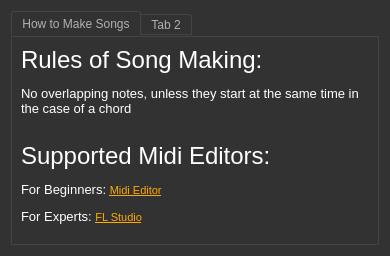
<?xml version="1.0" encoding="UTF-8"?>
<ui version="4.0">
 <class>Dialog</class>
 <widget class="QDialog" name="Dialog">
  <property name="geometry">
   <rect>
    <x>0</x>
    <y>0</y>
    <width>390</width>
    <height>256</height>
   </rect>
  </property>
  <property name="windowTitle">
   <string>Dialog</string>
  </property>
  <property name="styleSheet">
   <string notr="true">QToolTip
{
     border: 1px solid black;
     background-color: #ffa02f;
     padding: 1px;
     border-radius: 3px;
     opacity: 100;
}

QWidget
{
    color: white;
    background-color: #323232;
}

QWidget:item:hover
{
    background-color: QLinearGradient( x1: 0, y1: 0, x2: 0, y2: 1, stop: 0 #ffa02f, stop: 1 #ca0619);
    color: #000000;
}

QWidget:item:selected
{
    background-color: QLinearGradient( x1: 0, y1: 0, x2: 0, y2: 1, stop: 0 #ffa02f, stop: 1 #d7801a);
}

QMenuBar
{
	background: #242424;
}

QMenuBar::item
{
    background: transparent;
}

QMenuBar::item:selected
{
    background: transparent;
    border: 1px solid #ffaa00;
}

QMenuBar::item:pressed
{
    background: #444;
    border: 1px solid #000;
    background-color: QLinearGradient(
        x1:0, y1:0,
        x2:0, y2:1,
        stop:1 #212121,
        stop:0.4 #343434/*,
        stop:0.2 #343434,
        stop:0.1 #ffaa00*/
    );
    margin-bottom:-1px;
    padding-bottom:1px;
}

QMenu
{
    border: 1px solid #000;
}

QMenu::item
{
    padding: 2px 20px 2px 20px;
}

QMenu::item:selected
{
    color: #000000;
}

QWidget:disabled
{
    color: #404040;
    background-color: #323232;
}

QLineEdit
{
    background-color: QLinearGradient( x1: 0, y1: 0, x2: 0, y2: 1, stop: 0 #4d4d4d, stop: 0 #646464, stop: 1 #5d5d5d);
    padding: 1px;
    border-style: solid;
    border: 1px solid #1e1e1e;
    border-radius: 5;
}

QSpinBox
{
    background-color: QLinearGradient( x1: 0, y1: 0, x2: 0, y2: 1, stop: 0 #4d4d4d, stop: 0 #646464, stop: 1 #5d5d5d);
    padding: 1px;
    border-style: solid;
    border: 1px solid #1e1e1e;
    border-radius: 5;
}

QPushButton
{
    color: white;
    background-color: QLinearGradient( x1: 0, y1: 0, x2: 0, y2: 1, stop: 0 #565656, stop: 0.1 #525252, stop: 0.5 #4e4e4e, stop: 0.9 #4a4a4a, stop: 1 #464646);
    border-width: 1px;
    border-color: #1e1e1e;
    border-style: solid;
    border-radius: 6;
    padding: 3px;
    padding-left: 5px;
    padding-right: 5px;
}

QPushButton:pressed
{
    background-color: QLinearGradient( x1: 0, y1: 0, x2: 0, y2: 1, stop: 0 #2d2d2d, stop: 0.1 #2b2b2b, stop: 0.5 #292929, stop: 0.9 #282828, stop: 1 #252525);
}

QComboBox
{
    selection-background-color: #ffaa00;
    background-color: QLinearGradient( x1: 0, y1: 0, x2: 0, y2: 1, stop: 0 #565656, stop: 0.1 #525252, stop: 0.5 #4e4e4e, stop: 0.9 #4a4a4a, stop: 1 #464646);
    border-style: solid;
    border: 1px solid #1e1e1e;
    border-radius: 5;
	padding-left: 4px;
}

QComboBox:hover,QPushButton:hover
{
    border: 2px solid QLinearGradient( x1: 0, y1: 0, x2: 0, y2: 1, stop: 0 #ffa02f, stop: 1 #d7801a);
}


QComboBox:on
{
    background-color: QLinearGradient( x1: 0, y1: 0, x2: 0, y2: 1, stop: 0 #2d2d2d, stop: 0.1 #2b2b2b, stop: 0.5 #292929, stop: 0.9 #282828, stop: 1 #252525);
    selection-background-color: #ffaa00;
}

QComboBox QAbstractItemView
{
    border: 2px solid darkgray;
    selection-background-color: QLinearGradient( x1: 0, y1: 0, x2: 0, y2: 1, stop: 0 #ffa02f, stop: 1 #d7801a);
}

QComboBox::drop-down
{
     subcontrol-origin: padding;
     subcontrol-position: top right;
     width: 15px;

     border-left-width: 0px;
     border-left-color: darkgray;
     border-left-style: solid; /* just a single line */
     border-top-right-radius: 3px; /* same radius as the QComboBox */
     border-bottom-right-radius: 3px;
 }

QComboBox::down-arrow
{
     image: url(:images/images/down_arrow.png);
}

QGroupBox:focus
{
border: 2px solid QLinearGradient( x1: 0, y1: 0, x2: 0, y2: 1, stop: 0 #ffa02f, stop: 1 #d7801a);
}

QTextEdit:focus
{
    border: 2px solid QLinearGradient( x1: 0, y1: 0, x2: 0, y2: 1, stop: 0 #ffa02f, stop: 1 #d7801a);
}

QScrollBar:horizontal {
     border: 1px solid #222222;
     background: QLinearGradient( x1: 0, y1: 0, x2: 0, y2: 1, stop: 0.0 #121212, stop: 0.2 #282828, stop: 1 #484848);
     height: 7px;
     margin: 0px 16px 0 16px;
}

QScrollBar::handle:horizontal
{
      background: QLinearGradient( x1: 0, y1: 0, x2: 1, y2: 0, stop: 0 #ffa02f, stop: 0.5 #d7801a, stop: 1 #ffa02f);
      min-height: 20px;
      border-radius: 2px;
}

QScrollBar::add-line:horizontal {
      border: 1px solid #1b1b19;
      border-radius: 2px;
      background: QLinearGradient( x1: 0, y1: 0, x2: 1, y2: 0, stop: 0 #ffa02f, stop: 1 #d7801a);
      width: 14px;
      subcontrol-position: right;
      subcontrol-origin: margin;
}

QScrollBar::sub-line:horizontal {
      border: 1px solid #1b1b19;
      border-radius: 2px;
      background: QLinearGradient( x1: 0, y1: 0, x2: 1, y2: 0, stop: 0 #ffa02f, stop: 1 #d7801a);
      width: 14px;
     subcontrol-position: left;
     subcontrol-origin: margin;
}

QAbstractItemView
{
    background-color: #121212;
}

QScrollBar::right-arrow:horizontal, QScrollBar::left-arrow:horizontal
{
      border: 1px solid black;
      width: 1px;
      height: 1px;
      background: white;
}

QScrollBar::add-page:horizontal, QScrollBar::sub-page:horizontal
{
      background: none;
}

QScrollBar:vertical
{
      background: QLinearGradient( x1: 0, y1: 0, x2: 1, y2: 0, stop: 0.0 #121212, stop: 0.2 #282828, stop: 1 #484848);
      width: 7px;
      margin: 16px 0 16px 0;
      border: 1px solid #222222;
}

QScrollBar::handle:vertical
{
      background: QLinearGradient( x1: 0, y1: 0, x2: 0, y2: 1, stop: 0 #ffa02f, stop: 0.5 #d7801a, stop: 1 #ffa02f);
      min-height: 20px;
      border-radius: 2px;
}

QScrollBar::add-line:vertical
{
      border: 1px solid #1b1b19;
      border-radius: 2px;
      background: QLinearGradient( x1: 0, y1: 0, x2: 0, y2: 1, stop: 0 #ffa02f, stop: 1 #d7801a);
      height: 14px;
      subcontrol-position: bottom;
      subcontrol-origin: margin;
}

QScrollBar::sub-line:vertical
{
      border: 1px solid #1b1b19;
      border-radius: 2px;
      background: QLinearGradient( x1: 0, y1: 0, x2: 0, y2: 1, stop: 0 #d7801a, stop: 1 #ffa02f);
      height: 14px;
      subcontrol-position: top;
      subcontrol-origin: margin;
}

QScrollBar::up-arrow:vertical, QScrollBar::down-arrow:vertical
{
      border: 1px solid black;
      width: 1px;
      height: 1px;
      background: white;
}


QScrollBar::add-page:vertical, QScrollBar::sub-page:vertical
{
      background: none;
}

QTextEdit
{
    background-color: #242424;
	padding-left: 1px;
}

QPlainTextEdit
{
    background-color: #242424;
}

QHeaderView::section
{
    background-color: QLinearGradient(x1:0, y1:0, x2:0, y2:1, stop:0 #616161, stop: 0.5 #505050, stop: 0.6 #434343, stop:1 #656565);
    color: white;
    padding-left: 4px;
    border: 1px solid #6c6c6c;
}

QCheckBox:disabled
{
color: #414141;
}

QDockWidget::title
{
    text-align: center;
    spacing: 3px; /* spacing between items in the tool bar */
    background-color: QLinearGradient(x1:0, y1:0, x2:0, y2:1, stop:0 #323232, stop: 0.5 #242424, stop:1 #323232);
}

QDockWidget::close-button, QDockWidget::float-button
{
    text-align: center;
    spacing: 1px; /* spacing between items in the tool bar */
    background-color: QLinearGradient(x1:0, y1:0, x2:0, y2:1, stop:0 #323232, stop: 0.5 #242424, stop:1 #323232);
}

QDockWidget::close-button:hover, QDockWidget::float-button:hover
{
    background: #242424;
}

QDockWidget::close-button:pressed, QDockWidget::float-button:pressed
{
    padding: 1px -1px -1px 1px;
}

QMainWindow::separator
{
    background-color: QLinearGradient(x1:0, y1:0, x2:0, y2:1, stop:0 #161616, stop: 0.5 #151515, stop: 0.6 #212121, stop:1 #343434);
    color: white;
    padding-left: 4px;
    border: 1px solid #4c4c4c;
    spacing: 3px; /* spacing between items in the tool bar */
}

QMainWindow::separator:hover
{

    background-color: QLinearGradient(x1:0, y1:0, x2:0, y2:1, stop:0 #d7801a, stop:0.5 #b56c17 stop:1 #ffa02f);
    color: white;
    padding-left: 4px;
    border: 1px solid #6c6c6c;
    spacing: 3px; /* spacing between items in the tool bar */
}

QToolBar::handle
{
     spacing: 3px; /* spacing between items in the tool bar */
     background: url(:images/images/handle.png);
}

QMenu::separator
{
    height: 2px;
    background-color: QLinearGradient(x1:0, y1:0, x2:0, y2:1, stop:0 #161616, stop: 0.5 #151515, stop: 0.6 #212121, stop:1 #343434);
    color: white;
    padding-left: 4px;
    margin-left: 10px;
    margin-right: 5px;
}

QProgressBar
{
    border: 2px solid grey;
    border-radius: 5px;
    text-align: center;
}

QProgressBar::chunk
{
    background-color: #d7801a;
    width: 2.15px;
    margin: 0.5px;
}

QTabBar::tab {
    color: #b1b1b1;
    border: 1px solid #444;
    border-bottom-style: none;
    background-color: #323232;
    padding-left: 10px;
    padding-right: 10px;
    padding-top: 3px;
    padding-bottom: 2px;
    margin-right: -1px;
}

QTabWidget::pane {
    border: 1px solid #444;
    top: 1px;
}

QTabBar::tab:last
{
    margin-right: 0; /* the last selected tab has nothing to overlap with on the right */
    border-top-right-radius: 3px;
}

QTabBar::tab:first:!selected
{
 margin-left: 0px; /* the last selected tab has nothing to overlap with on the right */


    border-top-left-radius: 3px;
}

QTabBar::tab:!selected
{
    color: #b1b1b1;
    border-bottom-style: solid;
    margin-top: 3px;
    background-color: QLinearGradient(x1:0, y1:0, x2:0, y2:1, stop:1 #212121, stop:.4 #343434);
}

QTabBar::tab:selected
{
    border-top-left-radius: 3px;
    border-top-right-radius: 3px;
    margin-bottom: 0px;
}

QTabBar::tab:!selected:hover
{
    /*border-top: 2px solid #ffaa00;
    padding-bottom: 3px;*/
    border-top-left-radius: 3px;
    border-top-right-radius: 3px;
    background-color: QLinearGradient(x1:0, y1:0, x2:0, y2:1, stop:1 #212121, stop:0.4 #343434, stop:0.2 #343434, stop:0.1 #ffaa00);
}

QRadioButton::indicator:checked, QRadioButton::indicator:unchecked{
    color: #b1b1b1;
    background-color: #323232;
    border: 1px solid #b1b1b1;
    border-radius: 6px;
}

QRadioButton::indicator:checked
{
    background-color: qradialgradient(
        cx: 0.5, cy: 0.5,
        fx: 0.5, fy: 0.5,
        radius: 1.0,
        stop: 0.25 #ffaa00,
        stop: 0.3 #323232);
}

QRadioButton::indicator:checked:disabled
{
    background-color: qradialgradient(
        cx: 0.5, cy: 0.5,
        fx: 0.5, fy: 0.5,
        radius: 1.0,
        stop: 0.25 #323232,
        stop: 0.3 #323232);
}

QCheckBox::indicator{
    color: #b1b1b1;
    background-color: #323232;
    border: 1px solid #b1b1b1;
    width: 9px;
    height: 9px;
}

QRadioButton::indicator
{
    border-radius: 6px;
}

QRadioButton::indicator:hover, QCheckBox::indicator:hover
{
    border: 1px solid #ffaa00;
}

QCheckBox::indicator:checked
{
    image:url(:images/images/checkbox.png);
}

QCheckBox::indicator:disabled, QRadioButton::indicator:disabled
{
    border: 1px solid #444;
}</string>
  </property>
  <layout class="QVBoxLayout" name="verticalLayout">
   <item>
    <widget class="QTabWidget" name="MainMenu">
     <property name="currentIndex">
      <number>0</number>
     </property>
     <widget class="QWidget" name="HowToMakeSongs">
      <attribute name="title">
       <string>How to Make Songs</string>
      </attribute>
      <layout class="QVBoxLayout" name="verticalLayout_2">
       <item>
        <widget class="QLabel" name="label">
         <property name="text">
          <string>&lt;html&gt;&lt;head/&gt;&lt;body&gt;&lt;p&gt;&lt;span style=&quot; font-family:'MS Shell Dlg 2'; font-size:18pt;&quot;&gt;Rules of Song Making:&lt;/span&gt;&lt;/p&gt;&lt;p&gt;&lt;span style=&quot; font-family:'MS Shell Dlg 2'; font-size:10pt;&quot;&gt;No overlapping notes, unless they start at the same time in the case of a chord&lt;/span&gt;&lt;/p&gt;&lt;p&gt;&lt;br/&gt;&lt;span style=&quot; font-family:'MS Shell Dlg 2'; font-size:18pt;&quot;&gt;Supported Midi Editors:&lt;/span&gt;&lt;/p&gt;&lt;p&gt;&lt;span style=&quot; font-family:'MS Shell Dlg 2'; font-size:10pt;&quot;&gt;For Beginners: &lt;/span&gt;&lt;a href=&quot;https://www.midieditor.org/index.php?category=download&quot;&gt;&lt;span style=&quot; font-family:'MS Shell Dlg 2'; font-size:8pt; text-decoration: underline; color:#ffaa00;&quot;&gt;Midi Editor&lt;/span&gt;&lt;/a&gt;&lt;/p&gt;&lt;p&gt;&lt;span style=&quot; font-family:'MS Shell Dlg 2'; font-size:10pt;&quot;&gt;For Experts: &lt;/span&gt;&lt;a href=&quot;https://www.image-line.com/fl-studio-download/&quot;&gt;&lt;span style=&quot; font-family:'MS Shell Dlg 2'; font-size:8pt; text-decoration: underline; color:#ffaa00;&quot;&gt;FL Studio&lt;/span&gt;&lt;/a&gt;&lt;/p&gt;&lt;/body&gt;&lt;/html&gt;</string>
         </property>
         <property name="wordWrap">
          <bool>true</bool>
         </property>
        </widget>
       </item>
       <item>
        <spacer name="verticalSpacer">
         <property name="orientation">
          <enum>Qt::Vertical</enum>
         </property>
         <property name="sizeHint" stdset="0">
          <size>
           <width>20</width>
           <height>40</height>
          </size>
         </property>
        </spacer>
       </item>
      </layout>
     </widget>
     <widget class="QWidget" name="tab_2">
      <attribute name="title">
       <string>Tab 2</string>
      </attribute>
     </widget>
    </widget>
   </item>
  </layout>
 </widget>
 <resources/>
 <connections/>
</ui>
